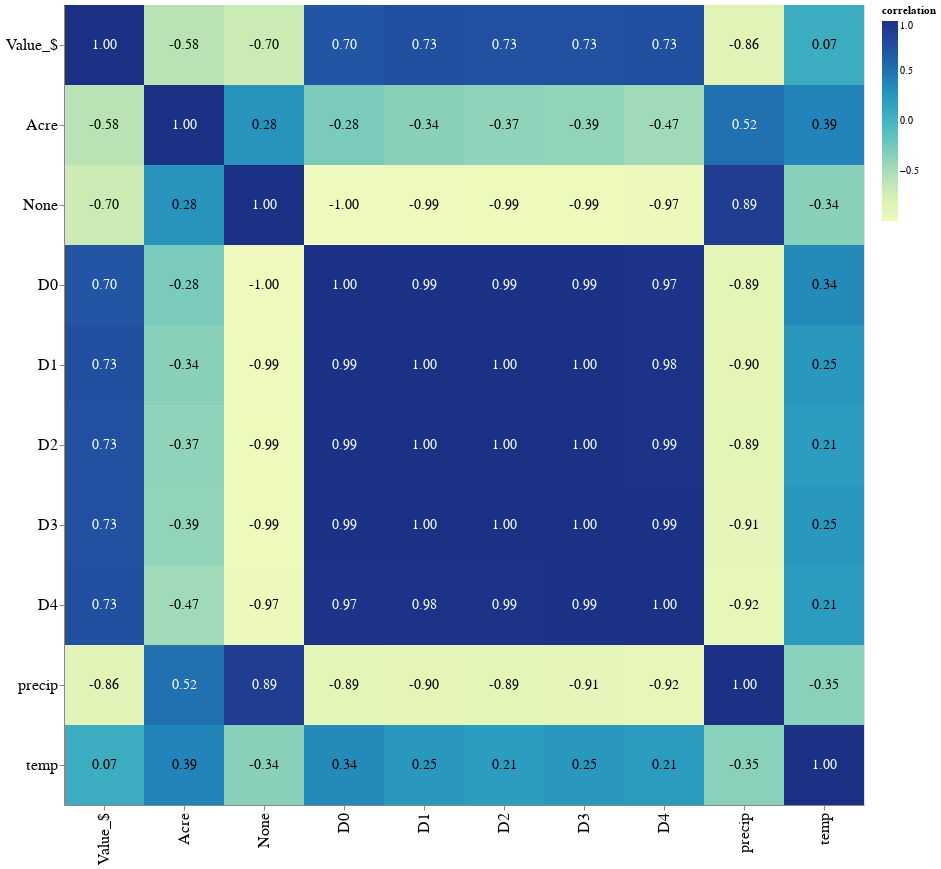

The code cell stored with this chart in its notebook:
### Code cell
corrmatrix(corr_df)

### Figure 1 — Vega-Lite specification as saved in the notebook (floating-point values rounded to 4 significant figures)
{"usermeta": {"embedOptions": {"theme": "fivethirtyeight"}}, "config": {"view": {"continuousWidth": 400, "continuousHeight": 300}}, "layer": [{"mark": "rect", "encoding": {"color": {"field": "correlation", "type": "quantitative"}, "x": {"axis": {"labelFontSize": 16}, "field": "variable", "sort": ["Value_$", "Acre", "None", "D0", "D1", "D2", "D3", "D4", "precip", "temp"], "title": null, "type": "ordinal"}, "y": {"axis": {"labelFontSize": 16}, "field": "variable2", "sort": ["Value_$", "Acre", "None", "D0", "D1", "D2", "D3", "D4", "precip", "temp"], "title": null, "type": "ordinal"}}}, {"mark": {"type": "text", "size": 14}, "encoding": {"color": {"condition": {"value": "white", "test": "(datum.correlation > 0.5)"}, "value": "black"}, "text": {"field": "correlation_label", "type": "nominal"}, "x": {"axis": {"labelFontSize": 16}, "field": "variable", "sort": ["Value_$", "Acre", "None", "D0", "D1", "D2", "D3", "D4", "precip", "temp"], "title": null, "type": "ordinal"}, "y": {"axis": {"labelFontSize": 16}, "field": "variable2", "sort": ["Value_$", "Acre", "None", "D0", "D1", "D2", "D3", "D4", "precip", "temp"], "title": null, "type": "ordinal"}}}], "data": {"name": "data-7680ca17882f10cc67da2d639a339b42"}, "height": 800, "width": 800, "$schema": "https://vega.github.io/schema/vega-lite/v4.17.0.json", "datasets": {"data-7680ca17882f10cc67da2d639a339b42": [{"variable": "Value_$", "variable2": "Value_$", "correlation": 1.0, "correlation_label": "1.00"}, {"variable": "Acre", "variable2": "Value_$", "correlation": -0.5789, "correlation_label": "-0.58"}, {"variable": "None", "variable2": "Value_$", "correlation": -0.7022, "correlation_label": "-0.70"}, {"variable": "D0", "variable2": "Value_$", "correlation": 0.7022, "correlation_label": "0.70"}, {"variable": "D1", "variable2": "Value_$", "correlation": 0.7349, "correlation_label": "0.73"}, {"variable": "D2", "variable2": "Value_$", "correlation": 0.7316, "correlation_label": "0.73"}, {"variable": "D3", "variable2": "Value_$", "correlation": 0.7305, "correlation_label": "0.73"}, {"variable": "D4", "variable2": "Value_$", "correlation": 0.734, "correlation_label": "0.73"}, {"variable": "precip", "variable2": "Value_$", "correlation": -0.8601, "correlation_label": "-0.86"}, {"variable": "temp", "variable2": "Value_$", "correlation": 0.07005, "correlation_label": "0.07"}, {"variable": "Value_$", "variable2": "Acre", "correlation": -0.5789, "correlation_label": "-0.58"}, {"variable": "Acre", "variable2": "Acre", "correlation": 1.0, "correlation_label": "1.00"}, {"variable": "None", "variable2": "Acre", "correlation": 0.2798, "correlation_label": "0.28"}, {"variable": "D0", "variable2": "Acre", "correlation": -0.2798, "correlation_label": "-0.28"}, {"variable": "D1", "variable2": "Acre", "correlation": -0.342, "correlation_label": "-0.34"}, {"variable": "D2", "variable2": "Acre", "correlation": -0.3728, "correlation_label": "-0.37"}, {"variable": "D3", "variable2": "Acre", "correlation": -0.3899, "correlation_label": "-0.39"}, {"variable": "D4", "variable2": "Acre", "correlation": -0.4657, "correlation_label": "-0.47"}, {"variable": "precip", "variable2": "Acre", "correlation": 0.5165, "correlation_label": "0.52"}, {"variable": "temp", "variable2": "Acre", "correlation": 0.3859, "correlation_label": "0.39"}, {"variable": "Value_$", "variable2": "None", "correlation": -0.7022, "correlation_label": "-0.70"}, {"variable": "Acre", "variable2": "None", "correlation": 0.2798, "correlation_label": "0.28"}, {"variable": "None", "variable2": "None", "correlation": 1.0, "correlation_label": "1.00"}, {"variable": "D0", "variable2": "None", "correlation": -1.0, "correlation_label": "-1.00"}, {"variable": "D1", "variable2": "None", "correlation": -0.9947, "correlation_label": "-0.99"}, {"variable": "D2", "variable2": "None", "correlation": -0.9886, "correlation_label": "-0.99"}, {"variable": "D3", "variable2": "None", "correlation": -0.9887, "correlation_label": "-0.99"}, {"variable": "D4", "variable2": "None", "correlation": -0.9697, "correlation_label": "-0.97"}, {"variable": "precip", "variable2": "None", "correlation": 0.894, "correlation_label": "0.89"}, {"variable": "temp", "variable2": "None", "correlation": -0.3429, "correlation_label": "-0.34"}, {"variable": "Value_$", "variable2": "D0", "correlation": 0.7022, "correlation_label": "0.70"}, {"variable": "Acre", "variable2": "D0", "correlation": -0.2798, "correlation_label": "-0.28"}, {"variable": "None", "variable2": "D0", "correlation": -1.0, "correlation_label": "-1.00"}, {"variable": "D0", "variable2": "D0", "correlation": 1.0, "correlation_label": "1.00"}, {"variable": "D1", "variable2": "D0", "correlation": 0.9947, "correlation_label": "0.99"}, {"variable": "D2", "variable2": "D0", "correlation": 0.9886, "correlation_label": "0.99"}, {"variable": "D3", "variable2": "D0", "correlation": 0.9887, "correlation_label": "0.99"}, {"variable": "D4", "variable2": "D0", "correlation": 0.9697, "correlation_label": "0.97"}, {"variable": "precip", "variable2": "D0", "correlation": -0.894, "correlation_label": "-0.89"}, {"variable": "temp", "variable2": "D0", "correlation": 0.3429, "correlation_label": "0.34"}, {"variable": "Value_$", "variable2": "D1", "correlation": 0.7349, "correlation_label": "0.73"}, {"variable": "Acre", "variable2": "D1", "correlation": -0.342, "correlation_label": "-0.34"}, {"variable": "None", "variable2": "D1", "correlation": -0.9947, "correlation_label": "-0.99"}, {"variable": "D0", "variable2": "D1", "correlation": 0.9947, "correlation_label": "0.99"}, {"variable": "D1", "variable2": "D1", "correlation": 1.0, "correlation_label": "1.00"}, {"variable": "D2", "variable2": "D1", "correlation": 0.9985, "correlation_label": "1.00"}, {"variable": "D3", "variable2": "D1", "correlation": 0.9958, "correlation_label": "1.00"}, {"variable": "D4", "variable2": "D1", "correlation": 0.9814, "correlation_label": "0.98"}, {"variable": "precip", "variable2": "D1", "correlation": -0.8956, "correlation_label": "-0.90"}, {"variable": "temp", "variable2": "D1", "correlation": 0.2514, "correlation_label": "0.25"}, {"variable": "Value_$", "variable2": "D2", "correlation": 0.7316, "correlation_label": "0.73"}, {"variable": "Acre", "variable2": "D2", "correlation": -0.3728, "correlation_label": "-0.37"}, {"variable": "None", "variable2": "D2", "correlation": -0.9886, "correlation_label": "-0.99"}, {"variable": "D0", "variable2": "D2", "correlation": 0.9886, "correlation_label": "0.99"}, {"variable": "D1", "variable2": "D2", "correlation": 0.9985, "correlation_label": "1.00"}, {"variable": "D2", "variable2": "D2", "correlation": 1.0, "correlation_label": "1.00"}, {"variable": "D3", "variable2": "D2", "correlation": 0.9969, "correlation_label": "1.00"}, {"variable": "D4", "variable2": "D2", "correlation": 0.9863, "correlation_label": "0.99"}, {"variable": "precip", "variable2": "D2", "correlation": -0.8885, "correlation_label": "-0.89"}, {"variable": "temp", "variable2": "D2", "correlation": 0.2061, "correlation_label": "0.21"}, {"variable": "Value_$", "variable2": "D3", "correlation": 0.7305, "correlation_label": "0.73"}, {"variable": "Acre", "variable2": "D3", "correlation": -0.3899, "correlation_label": "-0.39"}, {"variable": "None", "variable2": "D3", "correlation": -0.9887, "correlation_label": "-0.99"}, {"variable": "D0", "variable2": "D3", "correlation": 0.9887, "correlation_label": "0.99"}, {"variable": "D1", "variable2": "D3", "correlation": 0.9958, "correlation_label": "1.00"}, {"variable": "D2", "variable2": "D3", "correlation": 0.9969, "correlation_label": "1.00"}, {"variable": "D3", "variable2": "D3", "correlation": 1.0, "correlation_label": "1.00"}, {"variable": "D4", "variable2": "D3", "correlation": 0.9944, "correlation_label": "0.99"}, {"variable": "precip", "variable2": "D3", "correlation": -0.9059, "correlation_label": "-0.91"}, {"variable": "temp", "variable2": "D3", "correlation": 0.2482, "correlation_label": "0.25"}, {"variable": "Value_$", "variable2": "D4", "correlation": 0.734, "correlation_label": "0.73"}, {"variable": "Acre", "variable2": "D4", "correlation": -0.4657, "correlation_label": "-0.47"}, {"variable": "None", "variable2": "D4", "correlation": -0.9697, "correlation_label": "-0.97"}, {"variable": "D0", "variable2": "D4", "correlation": 0.9697, "correlation_label": "0.97"}, {"variable": "D1", "variable2": "D4", "correlation": 0.9814, "correlation_label": "0.98"}, {"variable": "D2", "variable2": "D4", "correlation": 0.9863, "correlation_label": "0.99"}, {"variable": "D3", "variable2": "D4", "correlation": 0.9944, "correlation_label": "0.99"}, {"variable": "D4", "variable2": "D4", "correlation": 1.0, "correlation_label": "1.00"}, {"variable": "precip", "variable2": "D4", "correlation": -0.9153, "correlation_label": "-0.92"}, {"variable": "temp", "variable2": "D4", "correlation": 0.2146, "correlation_label": "0.21"}, {"variable": "Value_$", "variable2": "precip", "correlation": -0.8601, "correlation_label": "-0.86"}, {"variable": "Acre", "variable2": "precip", "correlation": 0.5165, "correlation_label": "0.52"}, {"variable": "None", "variable2": "precip", "correlation": 0.894, "correlation_label": "0.89"}, {"variable": "D0", "variable2": "precip", "correlation": -0.894, "correlation_label": "-0.89"}, {"variable": "D1", "variable2": "precip", "correlation": -0.8956, "correlation_label": "-0.90"}, {"variable": "D2", "variable2": "precip", "correlation": -0.8885, "correlation_label": "-0.89"}, {"variable": "D3", "variable2": "precip", "correlation": -0.9059, "correlation_label": "-0.91"}, {"variable": "D4", "variable2": "precip", "correlation": -0.9153, "correlation_label": "-0.92"}, {"variable": "precip", "variable2": "precip", "correlation": 1.0, "correlation_label": "1.00"}, {"variable": "temp", "variable2": "precip", "correlation": -0.3473, "correlation_label": "-0.35"}, {"variable": "Value_$", "variable2": "temp", "correlation": 0.07005, "correlation_label": "0.07"}, {"variable": "Acre", "variable2": "temp", "correlation": 0.3859, "correlation_label": "0.39"}, {"variable": "None", "variable2": "temp", "correlation": -0.3429, "correlation_label": "-0.34"}, {"variable": "D0", "variable2": "temp", "correlation": 0.3429, "correlation_label": "0.34"}, {"variable": "D1", "variable2": "temp", "correlation": 0.2514, "correlation_label": "0.25"}, {"variable": "D2", "variable2": "temp", "correlation": 0.2061, "correlation_label": "0.21"}, {"variable": "D3", "variable2": "temp", "correlation": 0.2482, "correlation_label": "0.25"}, {"variable": "D4", "variable2": "temp", "correlation": 0.2146, "correlation_label": "0.21"}, {"variable": "precip", "variable2": "temp", "correlation": -0.3473, "correlation_label": "-0.35"}, {"variable": "temp", "variable2": "temp", "correlation": 1.0, "correlation_label": "1.00"}]}}
